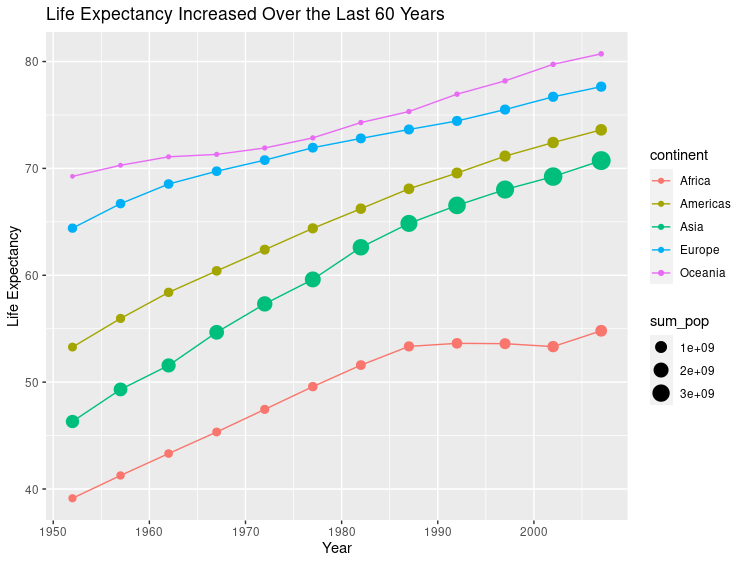

Write R code to recreate this figure.
library(tidyverse)
library(gapminder)

df <- gapminder

mean_df <- df%>%
  group_by(continent, year)%>%
  summarise(mean_lifeExp = mean(lifeExp),
            sum_pop = sum(pop))

datatable(mean_df)

plot_primer <- ggplot(data = mean_df, mapping = aes(x = year, y = mean_lifeExp, color = continent))+
  geom_point(aes(size = sum_pop))+
  geom_line()+
  labs(title = "Life Expectancy Increased Over the Last 60 Years",
       x = "Year",
       y = "Life Expectancy")

plot_primer

ggsave("primer1.jpeg",plot_primer)

